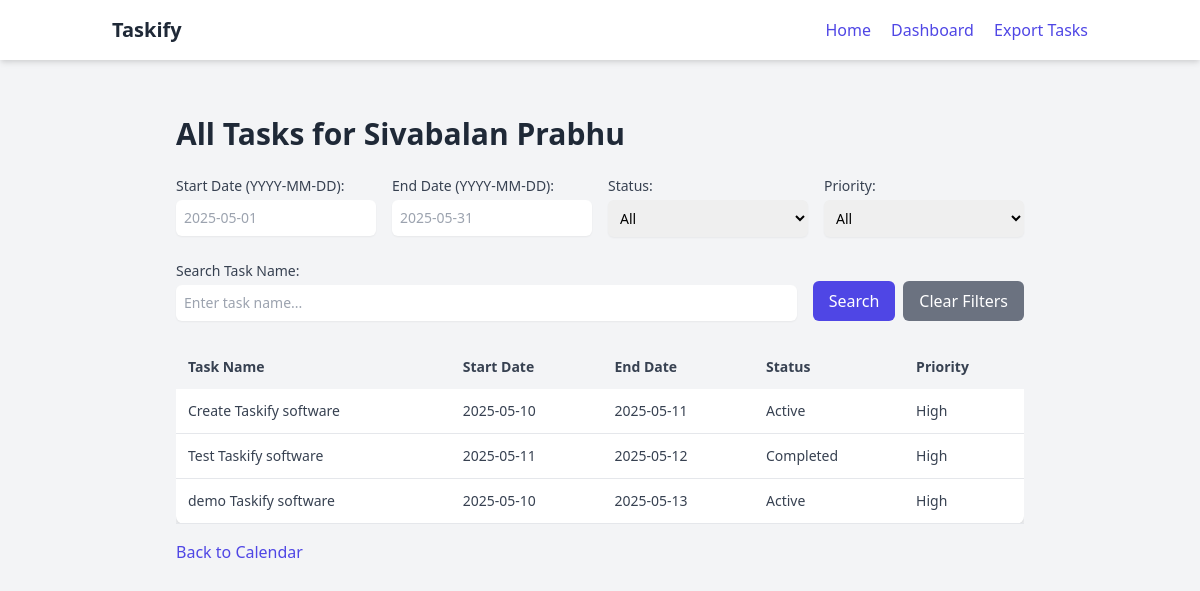
Before: /assignee/Sivabalan Prabhu/tasks/ with the older database file.
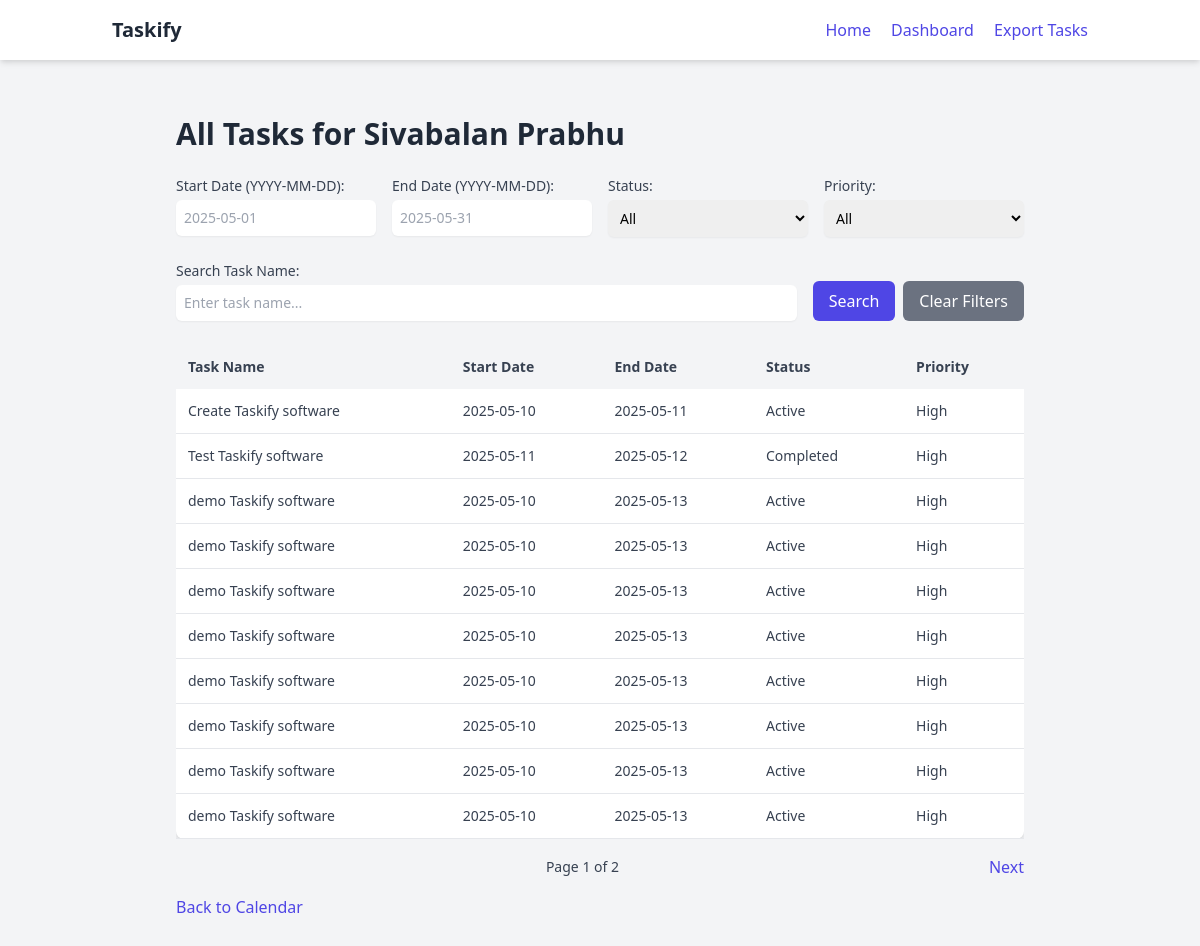
After: the same page with the newer database file.
### tasks/models.py (models this page shows, shortened)
class Task(models.Model):
    assignee = models.CharField(max_length=100)
    start_date = models.DateField()
    end_date = models.DateField()
    task_name = models.CharField(max_length=200)
    status = models.CharField(max_length=50)
    priority = models.CharField(max_length=50)

### tasks/views.py (the view, shortened to what this page needs)
# urls.py: path('assignee/<str:name>/tasks/', views.all_tasks, name='all_tasks'),
def all_tasks(request, name):
    sync_tasks()
    tasks = Task.objects.filter(assignee=name)
    start_date_str = request.GET.get('start_date')
    end_date_str = request.GET.get('end_date')
    status = request.GET.get('status')
    priority = request.GET.get('priority')
    search_query = request.GET.get('search')
    sort_by = request.GET.get('sort_by', 'id')  # Default sort by id
    sort_order = request.GET.get('sort_order', 'asc')  # Default ascending
    if status and status != 'all':
        tasks = tasks.filter(status=status)
    if priority and priority != 'all':
        tasks = tasks.filter(priority=priority)
    if search_query:
        tasks = tasks.filter(task_name__icontains=search_query)
    if sort_by in ['task_name', 'id', 'start_date', 'end_date', 'status', 'priority']:
        if sort_order == 'desc':
            tasks = tasks.order_by(f'-{sort_by}')
        else:
            tasks = tasks.order_by(sort_by)
    else:
        tasks = tasks.order_by('id')  # Default sort
    paginator = Paginator(tasks, 10)  # 10 tasks per page
    page = request.GET.get('page')
    try:
        tasks_paginated = paginator.page(page)
    except PageNotAnInteger:
        tasks_paginated = paginator.page(1)
    except EmptyPage:
        tasks_paginated = paginator.page(paginator.num_pages)
    status_choices = Task.objects.filter(assignee=name).values_list('status', flat=True).distinct()
    priority_choices = Task.objects.filter(assignee=name).values_list('priority', flat=True).distinct()
    return render(request, 'all_tasks.html', {
        'name': name,
        'tasks': tasks_paginated,
        'status_choices': status_choices,
        'priority_choices': priority_choices,
        'start_date': start_date_str,
        'end_date': end_date_str,
        'status': status or 'all',
        'priority': priority or 'all',
        'search_query': search_query or '',
        'sort_by': sort_by,
        'sort_order': sort_order,
    })

### tasks/views.py (called while the page is built, shortened)
def sync_tasks():
    try:
        result = service.spreadsheets().values().get(spreadsheetId=SHEET_ID, range=RANGE_NAME).execute()
        values = result.get("values", [])
        if not values or len(values) < 2:  # Check for empty sheet or header-only
            logger.warning("No data found in Google Sheet")
            return
    except Exception as e:
        logger.error(f"Failed to sync tasks from Google Sheet: {str(e)}")
        pass

### tasks/templates/all_tasks.html (shortened to what the changed rows need)
{% extends 'base.html' %}
{% block content %}
    <div class="container mx-auto p-4 sm:p-6 max-w-4xl">
        <h1 class="text-3xl font-bold text-gray-800 mb-6">All Tasks for {{ name }}</h1>
        <div class="overflow-x-auto">
            <table class="w-full bg-white shadow-md rounded-lg">
                <thead>
                    <tr class="bg-gray-100">
                        <th class="p-3 text-sm font-semibold text-gray-700 text-left">
                            <a href="{% url 'all_tasks' name=name %}?sort_by=task_name&sort_order={% if sort_by == 'task_name' and sort_order == 'asc' %}desc{% else %}asc{% endif %}&start_date={{ start_date|default:'' }}&end_date={{ end_date|default:'' }}&status={{ status|default:'all' }}&priority={{ priority|default:'all' }}&search={{ search_query|default:'' }}"
                               class="text-gray-700 hover:text-indigo-600">
                                Task Name {% if sort_by == 'task_name' %}{% if sort_order == 'asc' %}↑{% else %}↓{% endif %}{% endif %}
                            </a>
                        </th>
                        <th class="p-3 text-sm font-semibold text-gray-700 text-left">
                            <a href="{% url 'all_tasks' name=name %}?sort_by=start_date&sort_order={% if sort_by == 'start_date' and sort_order == 'asc' %}desc{% else %}asc{% endif %}&start_date={{ start_date|default:'' }}&end_date={{ end_date|default:'' }}&status={{ status|default:'all' }}&priority={{ priority|default:'all' }}&search={{ search_query|default:'' }}"
                               class="text-gray-700 hover:text-indigo-600">
                                Start Date {% if sort_by == 'start_date' %}{% if sort_order == 'asc' %}↑{% else %}↓{% endif %}{% endif %}
                            </a>
                        </th>
                        <th class="p-3 text-sm font-semibold text-gray-700 text-left">
                            <a href="{% url 'all_tasks' name=name %}?sort_by=end_date&sort_order={% if sort_by == 'end_date' and sort_order == 'asc' %}desc{% else %}asc{% endif %}&start_date={{ start_date|default:'' }}&end_date={{ end_date|default:'' }}&status={{ status|default:'all' }}&priority={{ priority|default:'all' }}&search={{ search_query|default:'' }}"
                               class="text-gray-700 hover:text-indigo-600">
                                End Date {% if sort_by == 'end_date' %}{% if sort_order == 'asc' %}↑{% else %}↓{% endif %}{% endif %}
                            </a>
                        </th>
                        <th class="p-3 text-sm font-semibold text-gray-700 text-left">
                            <a href="{% url 'all_tasks' name=name %}?sort_by=status&sort_order={% if sort_by == 'status' and sort_order == 'asc' %}desc{% else %}asc{% endif %}&start_date={{ start_date|default:'' }}&end_date={{ end_date|default:'' }}&status={{ status|default:'all' }}&priority={{ priority|default:'all' }}&search={{ search_query|default:'' }}"
                               class="text-gray-700 hover:text-indigo-600">
                                Status {% if sort_by == 'status' %}{% if sort_order == 'asc' %}↑{% else %}↓{% endif %}{% endif %}
                            </a>
                        </th>
                        <th class="p-3 text-sm font-semibold text-gray-700 text-left">
                            <a href="{% url 'all_tasks' name=name %}?sort_by=priority&sort_order={% if sort_by == 'priority' and sort_order == 'asc' %}desc{% else %}asc{% endif %}&start_date={{ start_date|default:'' }}&end_date={{ end_date|default:'' }}&status={{ status|default:'all' }}&priority={{ priority|default:'all' }}&search={{ search_query|default:'' }}"
                               class="text-gray-700 hover:text-indigo-600">
                                Priority {% if sort_by == 'priority' %}{% if sort_order == 'asc' %}↑{% else %}↓{% endif %}{% endif %}
                            </a>
                        </th>
                    </tr>
                </thead>
                <tbody>
                    {% for task in tasks %}
                        <tr class="border-b border-gray-200 hover:bg-gray-50 transition">
                            <td class="p-3 text-sm text-gray-700">{{ task.task_name }}</td>
                            <td class="p-3 text-sm text-gray-700">{{ task.start_date|date:"Y-m-d" }}</td>
                            <td class="p-3 text-sm text-gray-700">{{ task.end_date|date:"Y-m-d" }}</td>
                            <td class="p-3 text-sm text-gray-700">{{ task.status }}</td>
                            <td class="p-3 text-sm text-gray-700">{{ task.priority }}</td>
                        </tr>
                    {% endfor %}
                </tbody>
            </table>
        </div>
        {% if tasks.has_other_pages %}
            <div class="mt-4 flex justify-between items-center">
                <div class="text-sm text-gray-700">
                    Page {{ tasks.number }} of {{ tasks.paginator.num_pages }}
                </div>
                <div>
                    {% if tasks.has_next %}
                        <a href="{% url 'all_tasks' name=name %}?page={{ tasks.next_page_number }}&start_date={{ start_date|default:'' }}&end_date={{ end_date|default:'' }}&status={{ status|default:'all' }}&priority={{ priority|default:'all' }}&search={{ search_query|default:'' }}&sort_by={{ sort_by|default:'id' }}&sort_order={{ sort_order|default:'asc' }}"
                           class="text-indigo-600 hover:text-indigo-800 font-medium">Next</a>
                    {% endif %}
                </div>
            </div>
        {% endif %}
    </div>
{% endblock %}

Changed rows visible on the page:
added Task: task_name "demo Taskify software", start_date "2025-05-10", end_date "2025-05-13", status "Active", priority "High"
added Task: task_name "demo Taskify software", start_date "2025-05-10", end_date "2025-05-13", status "Active", priority "High"
added Task: task_name "demo Taskify software", start_date "2025-05-10", end_date "2025-05-13", status "Active", priority "High"
added Task: task_name "demo Taskify software", start_date "2025-05-10", end_date "2025-05-13", status "Active", priority "High"
added Task: task_name "demo Taskify software", start_date "2025-05-10", end_date "2025-05-13", status "Active", priority "High"
added Task: task_name "demo Taskify software", start_date "2025-05-10", end_date "2025-05-13", status "Active", priority "High"
added Task: task_name "demo Taskify software", start_date "2025-05-10", end_date "2025-05-13", status "Active", priority "High"
Other visible differences:
{{ tasks.number }}: (not shown) → "1"
{{ tasks.paginator.num_pages }}: (not shown) → "2"
text now shown: "Page of Next"
